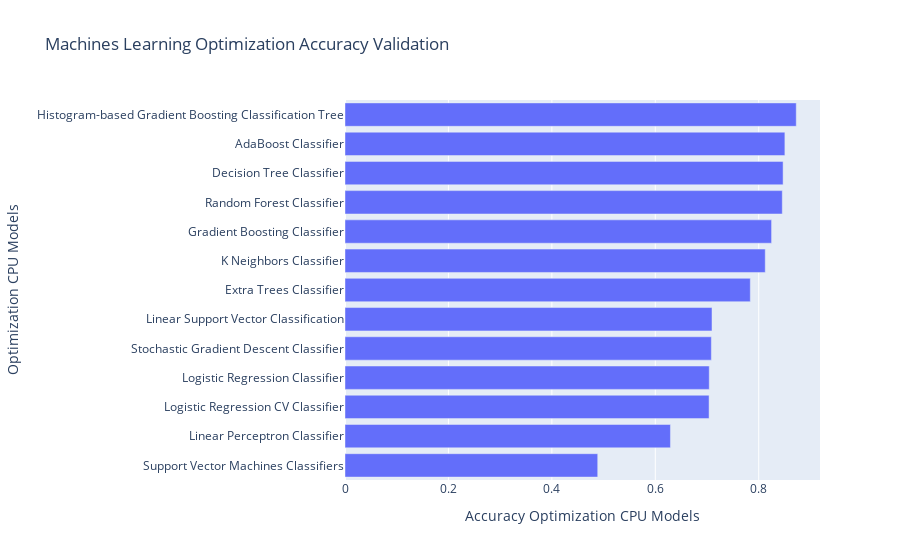

Notebook code cell kept with this figure:
### Markdown cell above
### Accuracy Score

### Code cell
# Random Forest Classifier
Valid_accuracy_rf_op_m_1_cpu = accuracy_score(y_test, rf_op_m_1_pred_vaild_cpu)

# Gradient Boosting Classifier
Valid_accuracy_gb_op_m_1_cpu = accuracy_score(y_test, gb_op_m_1_pred_vaild_cpu)

# Histogram-based Gradient Boosting Classification Tree
Valid_accuracy_hgb_op_m_1_cpu = accuracy_score(y_test, hgb_op_m_1_pred_vaild_cpu)

# AdaBoost Classifier
Valid_accuracy_ad_op_m_1_cpu = accuracy_score(y_test, ad_op_m_1_pred_vaild_cpu)

# Extra Trees Classifier
Valid_accuracy_et_op_m_1_cpu = accuracy_score(y_test, et_op_m_1_pred_vaild_cpu)

# K Neighbors Classifier
Valid_accuracy_knn_op_m_1_cpu = accuracy_score(y_test, knn_op_m_1_pred_vaild_cpu)

# Decision Tree Classifier
Valid_accuracy_dt_op_m_1_cpu = accuracy_score(y_test, dt_op_m_1_pred_vaild_cpu)

# Logistic Regression Classifier
Valid_accuracy_lg_op_m_1_cpu = accuracy_score(y_test, lg_op_m_1_pred_vaild_cpu)

# Logistic Regression CV Classifier
Valid_accuracy_lgcv_op_m_1_cpu = accuracy_score(y_test, lgcv_op_m_1_pred_vaild_cpu)

# Stochastic Gradient Descent Classifier
Valid_accuracy_sgdc_op_m_1_cpu = accuracy_score(y_test, sgdc_op_m_1_pred_vaild_cpu)

# Linear Perceptron Classifier
Valid_accuracy_lpc_op_m_1_cpu = accuracy_score(y_test, lpc_op_m_1_pred_vaild_cpu)

# Support Vector Machines Classifiers
Valid_accuracy_svm_op_m_1_cpu = accuracy_score(y_test, svm_op_m_1_pred_vaild_cpu)

# Linear Support Vector Classification
Valid_accuracy_lsvm_op_m_1_cpu = accuracy_score(y_test, lsvm_op_m_1_pred_vaild_cpu)

cpu_ml_op_m_1_valid_compare = pd.DataFrame({"Optimization CPU Models": [
                                "Random Forest Classifier", 
                                "Gradient Boosting Classifier",
                                "Histogram-based Gradient Boosting Classification Tree",
                                "AdaBoost Classifier",
                                "Extra Trees Classifier",
                                "K Neighbors Classifier",
                                "Decision Tree Classifier",
                                "Logistic Regression Classifier",
                                "Logistic Regression CV Classifier",
                                "Stochastic Gradient Descent Classifier",
                                "Linear Perceptron Classifier",
                                "Support Vector Machines Classifiers",
                                "Linear Support Vector Classification",
                                ],

                "Accuracy Optimization CPU Models": [
                                Valid_accuracy_rf_op_m_1_cpu, 
                                Valid_accuracy_gb_op_m_1_cpu,
                                Valid_accuracy_hgb_op_m_1_cpu,
                                Valid_accuracy_ad_op_m_1_cpu,
                                Valid_accuracy_et_op_m_1_cpu,
                                Valid_accuracy_knn_op_m_1_cpu,
                                Valid_accuracy_dt_op_m_1_cpu,
                                Valid_accuracy_lg_op_m_1_cpu,
                                Valid_accuracy_lgcv_op_m_1_cpu,
                                Valid_accuracy_sgdc_op_m_1_cpu,
                                Valid_accuracy_lpc_op_m_1_cpu,
                                Valid_accuracy_svm_op_m_1_cpu,
                                Valid_accuracy_lsvm_op_m_1_cpu,
                                ],
                        })        
print(tabulate(cpu_ml_op_m_1_valid_compare.sort_values(by="Accuracy Optimization CPU Models", ascending=False), headers = 'keys', tablefmt = 'psql'))
fig = px.bar(cpu_ml_op_m_1_valid_compare.sort_values(by="Accuracy Optimization CPU Models", ascending=True), x = "Accuracy Optimization CPU Models", y = "Optimization CPU Models", title = "Machines Learning Optimization Accuracy Validation")
fig.show()

### Figure 1 — Plotly figure (JSON) as saved in the notebook; plotly's stock layout.template omitted (floating-point values rounded to 4 significant figures)
{"data": [{"alignmentgroup": "True", "hovertemplate": "Accuracy Optimization CPU Models=%{x}<br>Optimization CPU Models=%{y}<extra></extra>", "legendgroup": "", "marker": {"color": "#636efa", "pattern": {"shape": ""}}, "name": "", "offsetgroup": "", "orientation": "h", "showlegend": false, "textposition": "auto", "type": "bar", "x": [0.4887, 0.6293, 0.704, 0.7043, 0.7084, 0.7097, 0.7837, 0.8126, 0.8249, 0.8456, 0.8471, 0.8506, 0.8726], "xaxis": "x", "y": ["Support Vector Machines Classifiers", "Linear Perceptron Classifier", "Logistic Regression CV Classifier", "Logistic Regression Classifier", "Stochastic Gradient Descent Classifier", "Linear Support Vector Classification", "Extra Trees Classifier", "K Neighbors Classifier", "Gradient Boosting Classifier", "Random Forest Classifier", "Decision Tree Classifier", "AdaBoost Classifier", "Histogram-based Gradient Boosting Classification Tree"], "yaxis": "y"}], "layout": {"barmode": "relative", "legend": {"tracegroupgap": 0}, "title": {"text": "Machines Learning Optimization Accuracy Validation"}, "xaxis": {"anchor": "y", "domain": [0, 1], "title": {"text": "Accuracy Optimization CPU Models"}}, "yaxis": {"anchor": "x", "domain": [0, 1], "title": {"text": "Optimization CPU Models"}}}}
